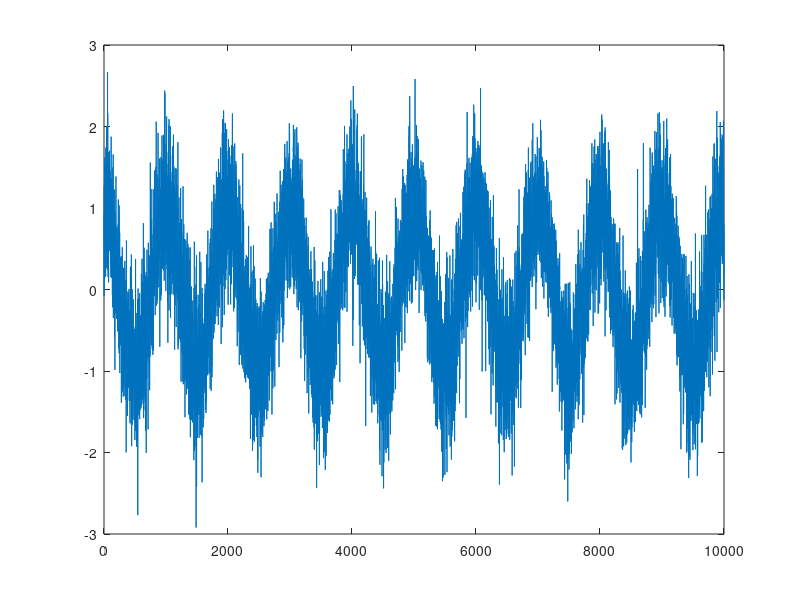

This chart was generated by the following MATLAB code:
f = 1;
l = 1e4;
t = linspace(0, 10, l)';
sig = exp(j*2*pi*f*t);

noise = randn(l, 1)/2+j*randn(l, 1)/2;
recv = sig+noise;


figure(10);
plot(real(recv));
